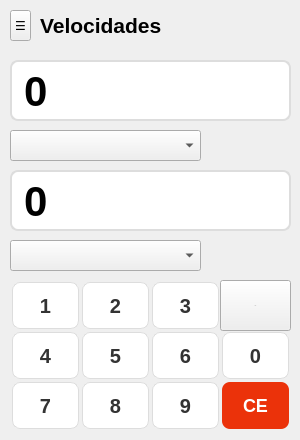
   <widget class="QWidget" name="page_6">
    <widget class="QToolButton" name="toolButton_7">
     <property name="geometry">
      <rect>
       <x>10</x>
       <y>10</y>
       <width>21</width>
       <height>31</height>
      </rect>
     </property>
     <property name="font">
      <font/>
     </property>
     <property name="tabletTracking">
      <bool>false</bool>
     </property>
     <property name="styleSheet">
      <string notr="true">QToolButton:hover {
        color: #000;
        background-color: #e0e0e0;
        border-radius: 5px;
    }
 </string>
     </property>
     <property name="text">
      <string>☰</string>
     </property>
    </widget>
    <widget class="QLabel" name="label_distancias_7">
     <property name="geometry">
      <rect>
       <x>40</x>
       <y>5</y>
       <width>191</width>
       <height>41</height>
      </rect>
     </property>
     <property name="text">
      <string>&lt;html&gt;&lt;head/&gt;&lt;body&gt;&lt;p&gt;&lt;span style=&quot; font-size:16pt; font-weight:600;&quot;&gt;Velocidades&lt;/span&gt;&lt;/p&gt;&lt;/body&gt;&lt;/html&gt;</string>
     </property>
    </widget>
    <widget class="QLineEdit" name="velocidade_origem">
     <property name="geometry">
      <rect>
       <x>10</x>
       <y>60</y>
       <width>281</width>
       <height>61</height>
      </rect>
     </property>
     <property name="font">
      <font>
       <pointsize>-1</pointsize>
       <weight>75</weight>
       <bold>true</bold>
      </font>
     </property>
     <property name="styleSheet">
      <string notr="true">QLineEdit {
    background-color: white;
    color: #000;
    font-size: 42px;
    font-weight: bold;
    border: 2px solid #ddd;
    border-radius: 8px;
    padding: 10px;
}
QLineEdit:focus {
    border: 2px solid #ff7052;
}</string>
     </property>
     <property name="text">
      <string>0</string>
     </property>
    </widget>
    <widget class="QComboBox" name="combo_velocidades_origem">
     <property name="geometry">
      <rect>
       <x>10</x>
       <y>130</y>
       <width>191</width>
       <height>31</height>
      </rect>
     </property>
     <property name="font">
      <font/>
     </property>
     <property name="styleSheet">
      <string notr="true"/>
     </property>
     <property name="currentText">
      <string/>
     </property>
    </widget>
    <widget class="QLineEdit" name="velocidade_destino">
     <property name="geometry">
      <rect>
       <x>10</x>
       <y>170</y>
       <width>281</width>
       <height>61</height>
      </rect>
     </property>
     <property name="font">
      <font>
       <pointsize>-1</pointsize>
       <weight>75</weight>
       <bold>true</bold>
      </font>
     </property>
     <property name="styleSheet">
      <string notr="true">QLineEdit {
    background-color: white;
    color: #000;
    font-size: 42px;
    font-weight: bold;
    border: 2px solid #ddd;
    border-radius: 8px;
    padding: 10px;
}
QLineEdit:focus {
    border: 2px solid #ff7052;
}</string>
     </property>
     <property name="text">
      <string>0</string>
     </property>
    </widget>
    <widget class="QComboBox" name="combo_velocidades_destino">
     <property name="geometry">
      <rect>
       <x>10</x>
       <y>240</y>
       <width>191</width>
       <height>31</height>
      </rect>
     </property>
     <property name="font">
      <font/>
     </property>
     <property name="styleSheet">
      <string notr="true"/>
     </property>
     <property name="currentText">
      <string/>
     </property>
    </widget>
    <widget class="QPushButton" name="numero_0_velocidade">
     <property name="geometry">
      <rect>
       <x>220</x>
       <y>330</y>
       <width>71</width>
       <height>51</height>
      </rect>
     </property>
     <property name="font">
      <font>
       <pointsize>-1</pointsize>
       <weight>75</weight>
       <bold>true</bold>
      </font>
     </property>
     <property name="focusPolicy">
      <enum>Qt::NoFocus</enum>
     </property>
     <property name="styleSheet">
      <string notr="true">QPushButton {
    background-color: white;
    color: #333;
    font-size: 20px;
    font-weight: bold;
    border: 1px solid #ddd;
    border-radius: 8px;
    margin: 2px;
}
QPushButton:hover {
    background-color: #f5f5f5;
    border: 1px solid #ccc;
}</string>
     </property>
     <property name="text">
      <string>0</string>
     </property>
     <property name="checkable">
      <bool>false</bool>
     </property>
     <property name="checked">
      <bool>false</bool>
     </property>
    </widget>
    <widget class="QPushButton" name="numero_3_velocidade">
     <property name="geometry">
      <rect>
       <x>150</x>
       <y>280</y>
       <width>71</width>
       <height>51</height>
      </rect>
     </property>
     <property name="font">
      <font>
       <pointsize>-1</pointsize>
       <weight>75</weight>
       <bold>true</bold>
      </font>
     </property>
     <property name="focusPolicy">
      <enum>Qt::NoFocus</enum>
     </property>
     <property name="styleSheet">
      <string notr="true">QPushButton {
    background-color: white;
    color: #333;
    font-size: 20px;
    font-weight: bold;
    border: 1px solid #ddd;
    border-radius: 8px;
    margin: 2px;
}
QPushButton:hover {
    background-color: #f5f5f5;
    border: 1px solid #ccc;
}</string>
     </property>
     <property name="text">
      <string>3</string>
     </property>
     <property name="checkable">
      <bool>false</bool>
     </property>
     <property name="checked">
      <bool>false</bool>
     </property>
    </widget>
    <widget class="QPushButton" name="numero_2_velocidade">
     <property name="geometry">
      <rect>
       <x>80</x>
       <y>280</y>
       <width>71</width>
       <height>51</height>
      </rect>
     </property>
     <property name="font">
      <font>
       <pointsize>-1</pointsize>
       <weight>75</weight>
       <bold>true</bold>
      </font>
     </property>
     <property name="focusPolicy">
      <enum>Qt::NoFocus</enum>
     </property>
     <property name="styleSheet">
      <string notr="true">QPushButton {
    background-color: white;
    color: #333;
    font-size: 20px;
    font-weight: bold;
    border: 1px solid #ddd;
    border-radius: 8px;
    margin: 2px;
}
QPushButton:hover {
    background-color: #f5f5f5;
    border: 1px solid #ccc;
}</string>
     </property>
     <property name="text">
      <string>2</string>
     </property>
     <property name="checkable">
      <bool>false</bool>
     </property>
     <property name="checked">
      <bool>false</bool>
     </property>
    </widget>
    <widget class="QPushButton" name="numero_4_velocidade">
     <property name="geometry">
      <rect>
       <x>10</x>
       <y>330</y>
       <width>71</width>
       <height>51</height>
      </rect>
     </property>
     <property name="font">
      <font>
       <pointsize>-1</pointsize>
       <weight>75</weight>
       <bold>true</bold>
      </font>
     </property>
     <property name="focusPolicy">
      <enum>Qt::NoFocus</enum>
     </property>
     <property name="styleSheet">
      <string notr="true">QPushButton {
    background-color: white;
    color: #333;
    font-size: 20px;
    font-weight: bold;
    border: 1px solid #ddd;
    border-radius: 8px;
    margin: 2px;
}
QPushButton:hover {
    background-color: #f5f5f5;
    border: 1px solid #ccc;
}</string>
     </property>
     <property name="text">
      <string>4</string>
     </property>
     <property name="checkable">
      <bool>false</bool>
     </property>
     <property name="checked">
      <bool>false</bool>
     </property>
    </widget>
    <widget class="QPushButton" name="numero_5_velocidade">
     <property name="geometry">
      <rect>
       <x>80</x>
       <y>330</y>
       <width>71</width>
       <height>51</height>
      </rect>
     </property>
     <property name="font">
      <font>
       <pointsize>-1</pointsize>
       <weight>75</weight>
       <bold>true</bold>
      </font>
     </property>
     <property name="focusPolicy">
      <enum>Qt::NoFocus</enum>
     </property>
     <property name="styleSheet">
      <string notr="true">QPushButton {
    background-color: white;
    color: #333;
    font-size: 20px;
    font-weight: bold;
    border: 1px solid #ddd;
    border-radius: 8px;
    margin: 2px;
}
QPushButton:hover {
    background-color: #f5f5f5;
    border: 1px solid #ccc;
}</string>
     </property>
     <property name="text">
      <string>5</string>
     </property>
     <property name="checkable">
      <bool>false</bool>
     </property>
     <property name="checked">
      <bool>false</bool>
     </property>
    </widget>
    <widget class="QPushButton" name="numero_6_velocidade">
     <property name="geometry">
      <rect>
       <x>150</x>
       <y>330</y>
       <width>71</width>
       <height>51</height>
      </rect>
     </property>
     <property name="font">
      <font>
       <pointsize>-1</pointsize>
       <weight>75</weight>
       <bold>true</bold>
      </font>
     </property>
     <property name="focusPolicy">
      <enum>Qt::NoFocus</enum>
     </property>
     <property name="styleSheet">
      <string notr="true">QPushButton {
    background-color: white;
    color: #333;
    font-size: 20px;
    font-weight: bold;
    border: 1px solid #ddd;
    border-radius: 8px;
    margin: 2px;
}
QPushButton:hover {
    background-color: #f5f5f5;
    border: 1px solid #ccc;
}</string>
     </property>
     <property name="text">
      <string>6</string>
     </property>
     <property name="checkable">
      <bool>false</bool>
     </property>
     <property name="checked">
      <bool>false</bool>
     </property>
    </widget>
    <widget class="QPushButton" name="numero_1_velocidade">
     <property name="geometry">
      <rect>
       <x>10</x>
       <y>280</y>
       <width>71</width>
       <height>51</height>
      </rect>
     </property>
     <property name="font">
      <font>
       <pointsize>-1</pointsize>
       <weight>75</weight>
       <bold>true</bold>
      </font>
     </property>
     <property name="focusPolicy">
      <enum>Qt::NoFocus</enum>
     </property>
     <property name="styleSheet">
      <string notr="true">QPushButton {
    background-color: white;
    color: #333;
    font-size: 20px;
    font-weight: bold;
    border: 1px solid #ddd;
    border-radius: 8px;
    margin: 2px;
}
QPushButton:hover {
    background-color: #f5f5f5;
    border: 1px solid #ccc;
}</string>
     </property>
     <property name="text">
      <string>1</string>
     </property>
     <property name="checkable">
      <bool>false</bool>
     </property>
     <property name="checked">
      <bool>false</bool>
     </property>
    </widget>
    <widget class="QPushButton" name="botao_apagar_tudo_velocidade">
     <property name="geometry">
      <rect>
       <x>220</x>
       <y>380</y>
       <width>71</width>
       <height>51</height>
      </rect>
     </property>
     <property name="font">
      <font>
       <pointsize>-1</pointsize>
       <weight>75</weight>
       <bold>true</bold>
      </font>
     </property>
     <property name="focusPolicy">
      <enum>Qt::NoFocus</enum>
     </property>
     <property name="styleSheet">
      <string notr="true">
QPushButton {
    background-color: rgb(235, 50, 10);;
    color: white;
    font-size: 18px;
    font-weight: bold;
    border: none;
    border-radius: 8px;
    margin: 2px;  /* ← adiciona isto */
}
QPushButton:hover {
    background-color: #ff7052;
}</string>
     </property>
     <property name="text">
      <string>CE</string>
     </property>
     <property name="checkable">
      <bool>false</bool>
     </property>
     <property name="checked">
      <bool>false</bool>
     </property>
    </widget>
    <widget class="QPushButton" name="botao_apagar_velocidade">
     <property name="geometry">
      <rect>
       <x>220</x>
       <y>280</y>
       <width>71</width>
       <height>51</height>
      </rect>
     </property>
     <property name="font">
      <font>
       <pointsize>-1</pointsize>
       <weight>75</weight>
       <bold>true</bold>
      </font>
     </property>
     <property name="focusPolicy">
      <enum>Qt::NoFocus</enum>
     </property>
     <property name="styleSheet">
      <string notr="true">
QPushButton {
    background-color: #ff8a80;
    color: white;
    font-size: 18px;
    font-weight: bold;
    border: none;
    border-radius: 8px;
    margin: 2px;  /* ← adiciona isto */
}
QPushButton:hover {
    background-color: #ff7052;
}
font-size: 24px !important;</string>
     </property>
     <property name="text">
      <string>⟵</string>
     </property>
     <property name="checkable">
      <bool>false</bool>
     </property>
     <property name="checked">
      <bool>false</bool>
     </property>
    </widget>
    <widget class="QPushButton" name="numero_8_velocidade">
     <property name="geometry">
      <rect>
       <x>80</x>
       <y>380</y>
       <width>71</width>
       <height>51</height>
      </rect>
     </property>
     <property name="font">
      <font>
       <pointsize>-1</pointsize>
       <weight>75</weight>
       <bold>true</bold>
      </font>
     </property>
     <property name="focusPolicy">
      <enum>Qt::NoFocus</enum>
     </property>
     <property name="styleSheet">
      <string notr="true">QPushButton {
    background-color: white;
    color: #333;
    font-size: 20px;
    font-weight: bold;
    border: 1px solid #ddd;
    border-radius: 8px;
    margin: 2px;
}
QPushButton:hover {
    background-color: #f5f5f5;
    border: 1px solid #ccc;
}</string>
     </property>
     <property name="text">
      <string>8</string>
     </property>
     <property name="checkable">
      <bool>false</bool>
     </property>
     <property name="checked">
      <bool>false</bool>
     </property>
    </widget>
    <widget class="QPushButton" name="numero_7_velocidade">
     <property name="geometry">
      <rect>
       <x>10</x>
       <y>380</y>
       <width>71</width>
       <height>51</height>
      </rect>
     </property>
     <property name="font">
      <font>
       <pointsize>-1</pointsize>
       <weight>75</weight>
       <bold>true</bold>
      </font>
     </property>
     <property name="focusPolicy">
      <enum>Qt::NoFocus</enum>
     </property>
     <property name="styleSheet">
      <string notr="true">QPushButton {
    background-color: white;
    color: #333;
    font-size: 20px;
    font-weight: bold;
    border: 1px solid #ddd;
    border-radius: 8px;
    margin: 2px;
}
QPushButton:hover {
    background-color: #f5f5f5;
    border: 1px solid #ccc;
}</string>
     </property>
     <property name="text">
      <string>7</string>
     </property>
     <property name="checkable">
      <bool>false</bool>
     </property>
     <property name="checked">
      <bool>false</bool>
     </property>
    </widget>
    <widget class="QPushButton" name="numero_9_velocidade">
     <property name="geometry">
      <rect>
       <x>150</x>
       <y>380</y>
       <width>71</width>
       <height>51</height>
      </rect>
     </property>
     <property name="font">
      <font>
       <pointsize>-1</pointsize>
       <weight>75</weight>
       <bold>true</bold>
      </font>
     </property>
     <property name="focusPolicy">
      <enum>Qt::NoFocus</enum>
     </property>
     <property name="styleSheet">
      <string notr="true">QPushButton {
    background-color: white;
    color: #333;
    font-size: 20px;
    font-weight: bold;
    border: 1px solid #ddd;
    border-radius: 8px;
    margin: 2px;
}
QPushButton:hover {
    background-color: #f5f5f5;
    border: 1px solid #ccc;
}</string>
     </property>
     <property name="text">
      <string>9</string>
     </property>
     <property name="checkable">
      <bool>false</bool>
     </property>
     <property name="checked">
      <bool>false</bool>
     </property>
    </widget>
   </widget>
